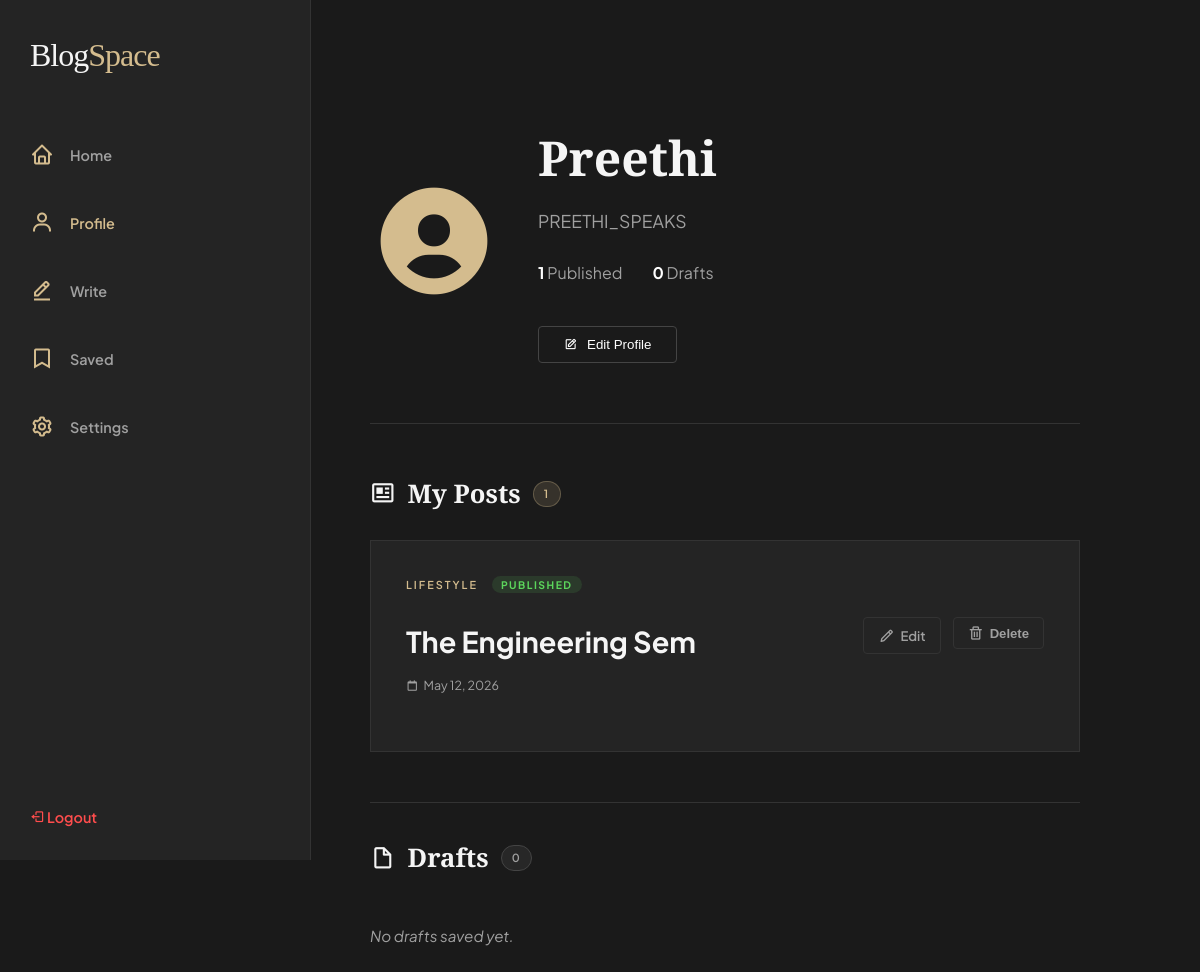
Screenshot of /profile.php (signed in) with the database file from the repository.
### tables this page shows
CREATE TABLE `users` (
  `id` int(11) NOT NULL,
  `username` varchar(100) NOT NULL,
  `email` varchar(100) NOT NULL,
  `password` varchar(255) NOT NULL,
  `display_name` varchar(100) DEFAULT NULL,
  `bio` text DEFAULT NULL,
  `created_at` timestamp NOT NULL DEFAULT current_timestamp(),
  `theme` varchar(30) DEFAULT 'default',
  `profile_pic` varchar(255) DEFAULT 'default.png'
);

CREATE TABLE `posts` (
  `id` int(11) NOT NULL,
  `title` varchar(255) NOT NULL,
  `content` text NOT NULL,
  `user_id` int(11) NOT NULL,
  `created_at` timestamp NOT NULL DEFAULT current_timestamp(),
  `topic` varchar(100) DEFAULT 'General',
  `status` varchar(20) DEFAULT 'draft',
  `updated_at` timestamp NOT NULL DEFAULT current_timestamp() ON UPDATE current_timestamp(),
  `post_type` varchar(20) DEFAULT 'text',
  `media_url` text DEFAULT NULL,
  `content_extra` text DEFAULT NULL
);

### profile.php (the view, shortened to what this page needs)
<?php
require_once 'db.php';
$user_id = $_SESSION['user_id'];
$u = mysqli_prepare($conn, "SELECT * FROM users WHERE id = ?");
mysqli_stmt_bind_param($u, "i", $user_id);
mysqli_stmt_execute($u);
$user = mysqli_fetch_assoc(mysqli_stmt_get_result($u));
$p = mysqli_prepare($conn,
    "SELECT * FROM posts WHERE user_id = ? ORDER BY created_at DESC"
);
mysqli_stmt_bind_param($p, "i", $user_id);
mysqli_stmt_execute($p);
$result = mysqli_stmt_get_result($p);
$published_posts = [];
$draft_posts     = [];
while ($row = mysqli_fetch_assoc($result)) {
    if (($row['status'] ?? 'draft') === 'published') {
        $published_posts[] = $row;
    } else {
        $draft_posts[] = $row;
    }
}
$post_count  = count($published_posts);
$draft_count = count($draft_posts);
$allowed_themes = ['default', 'dark', 'light', 'sepia', 'ocean'];
$user_theme     = in_array($_SESSION['theme'] ?? '', $allowed_themes)
                    ? $_SESSION['theme'] : 'default';
?>
<!DOCTYPE html>
<html lang="en">
<head>
    <link href="https://unpkg.com/boxicons@2.1.4/css/boxicons.min.css" rel="stylesheet">
    <link rel="stylesheet" href="style.css">
    <link rel="stylesheet" href="themes/<?php echo htmlspecialchars($user_theme); ?>.css" id="theme-style">
</head>
<body class="dashboard-body">
    <aside class="sidebar">
        <div>
            <a href="index.php" class="logo">Blog<span>Space</span></a>
            <nav class="side-nav">
                <a href="dashboard.php"><i class='bx bx-home'></i> Home</a>
                <a href="profile.php" class="active"><i class='bx bx-user'></i> Profile</a>
                <a href="write.php"><i class='bx bx-edit-alt'></i> Write</a>
                <a href="drafts.php"><i class='bx bx-bookmark'></i> Saved</a>
                <a href="settings.php"><i class='bx bx-cog'></i> Settings</a>
            </nav>
        </div>
        <div class="sidebar-bottom">
            <a href="logout.php" class="logout-link">
                <i class='bx bx-log-out'></i> Logout
            </a>
        </div>
    </aside>
    <main class="feed-container">
        <div class="profile-header">
            <div class="profile-main">
                <div class="profile-avatar">
                    <i class='bx bxs-user-circle'></i>
                </div>
                <div class="profile-info">
                    <h1><?php echo htmlspecialchars($user['username']); ?></h1>
                    <p class="handle">
                        <?php echo htmlspecialchars(
                            !empty($user['bio']) ? $user['bio'] : 'No bio yet. Click Edit Profile to add one.'
                        ); ?>
                    </p>
                    <div class="stats-row">
                        <span><strong><?php echo $post_count; ?></strong> Published</span>
                        <span><strong><?php echo $draft_count; ?></strong> Drafts</span>
                    </div>
                    <button class="btn-outline" onclick="openModal()" style="margin-top:10px;">
                        <i class='bx bx-edit' style="vertical-align:middle; margin-right:6px;"></i>
                        Edit Profile
                    </button>
                </div>
            </div>
        </div>
        <h2 class="section-heading">
            <i class='bx bx-news'></i>
            My Posts
            <span class="count-badge"><?php echo $post_count; ?></span>
        </h2>
        <?php if (empty($published_posts)): ?>
            <div class="empty-posts-cta">
                <i class='bx bx-pencil'></i>
                <h3>Your story hasn't started yet.</h3>
                <p>Every great writer published a first post.<br>Yours is one click away.</p>
                <a href="write.php">Write Your First Post →</a>
            </div>
        <?php else: ?>
            <?php foreach ($published_posts as $post): ?>
                <div class="profile-card">
                    <div class="card-header-flex">
                        <div>
                            <div class="card-topic">
                                <?php echo htmlspecialchars($post['topic'] ?? 'General'); ?>
                                <span class="status-pill pill-published">Published</span>
                            </div>
                            <h2><?php echo htmlspecialchars($post['title']); ?></h2>
                            <div class="card-date">
                                <i class='bx bx-calendar-alt'></i>
                                <?php echo date('M j, Y', strtotime($post['created_at'])); ?>
                            </div>
                        </div>
                        <div class="card-actions">
                            <a href="edit_post.php?id=<?php echo (int)$post['id']; ?>"
                               class="action-btn edit-btn">
                                <i class='bx bx-pencil'></i> Edit
                            </a>
                            <form method="POST" action="profile.php"
                                  onsubmit="return confirm('Delete this post permanently?');"
                                  style="margin:0;">
                                <button type="submit" name="delete_post"
                                        class="action-btn delete-btn">
                                    <i class='bx bx-trash'></i> Delete
                                </button>
                            </form>
                        </div>
                    </div>
                </div>
            <?php endforeach; ?>
        <?php endif; ?>
        <hr class="section-divider">
        <h2 class="section-heading">
            <i class='bx bx-file-blank'></i>
            Drafts
            <span class="count-badge draft"><?php echo $draft_count; ?></span>
        </h2>
        <?php if (empty($draft_posts)): ?>
            <p class="empty-state-plain">No drafts saved yet.</p>
        <?php endif; ?>
    </main>
</body>
</html>

### style.css (style rules this page uses)
:root { --bg: #1a1a1a; --surface: #242424; --accent: #d4bc8e; --text-primary: #f5f5f5; --text-muted: #a0a0a0; --error: #ff4d4d; }
body { margin: 0; font-family: 'Plus Jakarta Sans', sans-serif; background-color: var(--bg); color: var(--text-primary); line-height: 1.6; }
.logo { font-family: 'Playfair Display', serif; font-size: 2rem; color: var(--text-primary); text-decoration: none; letter-spacing: -1px; }
.logo span { color: var(--accent); }
.dashboard-body { display: flex; background-color: var(--bg); }
.sidebar { width: 250px; height: 100vh; background: var(--surface); border-right: 1px solid #333; display: flex; flex-direction: column; justify-content: space-between; padding: 30px; position: fixed; }
.side-nav { display: flex; flex-direction:column; gap: 20px; margin-top:50px; }
.side-nav a { text-decoration: none; color: var(--text-muted); font-size: 0.9rem; font-weight: 600; transition: 0.3s; }
.side-nav a:hover, .side-nav a.active { color: var(--accent); }
.feed-container { margin-left: 250px; padding: 60px 10%; width: 100%; }
.logout-link { color: var(--error); text-decoration: none; font-size: 0.9rem; font-weight: 600; }
.side-nav a { display: flex; align-items: center; gap: 15px; padding: 12px 0; transition: 0.3s ease; }
.side-nav i { font-size: 1.5rem; color: var(--accent); min-width: 25px; }
.profile-header { padding: 60px 0; border-bottom: 1px solid #333; margin-bottom: 50px; }
.profile-main { display: flex; gap: 40px; align-items: center; }
.profile-avatar i { font-size: 8rem; color: var(--accent); }
.profile-info h1 { font-family: 'Playfair Display', serif; font-size: 3rem; margin: 0; }
.handle { color: var(--text-muted); margin: 10px 0 25px 0; font-size: 1.1rem; }
.stats-row { display: flex; gap: 30px; margin-bottom: 30px; }
.stats-row span { font-size: 1rem; color: var(--text-muted); }
.stats-row strong { color: white; }
.card-actions { display: flex; gap: 15px; }
.card-actions button { background: transparent; border: none; color: var(--text-muted); font-size: 1.2rem; cursor: pointer; transition: 0.3s; }
.btn-outline { background: transparent; border: 1px solid #444; color: white; padding: 10px 25px; border-radius: 4px; cursor: pointer; }
.card-header-flex { display: flex; justify-content: space-between; align-items: center; margin-bottom: 20px; }
.profile-card { padding: 35px; margin-top: 25px; border: 1px solid #333; background: var(--surface); transition: 0.3s ease; }
.card-actions { display: flex; gap: 12px; }
.card-actions i { font-size: 1.2rem; color: var(--text-muted); transition: 0.2s; }
.profile-card h2 { font-size: 1.8rem; margin-bottom: 12px; }

### themes/default.css (style rules this page uses)
:root { --accent: #d4bc8e; --bg-main: #111111; --text-main: #ffffff; }

### profile.php (style rules this page uses)
.section-divider { border: none; border-top: 1px solid #333; margin: 50px 0 35px; }
.section-heading { font-family: 'Playfair Display', serif; font-size: 1.6rem; margin: 0 0 25px; display: flex; align-items: center; gap: 12px; }
.count-badge { font-family: 'Plus Jakarta Sans', sans-serif; font-size: 0.7rem; font-weight: 600; letter-spacing: 1.5px; text-transform: uppercase; padding: 3px 10px; border-radius: 20px; background: rgba(212, 188, 142, 0.15); color: var(--accent); border: 1px solid rgba(212, 188, 142, 0.3); }
.count-badge.draft { background: rgba(160, 160, 160, 0.1); color: var(--text-muted); border-color: #444; }
.status-pill { font-size: 0.65rem; text-transform: uppercase; letter-spacing: 1.5px; font-weight: 700; padding: 2px 9px; border-radius: 20px; margin-left: 10px; vertical-align: middle; }
.pill-published { background: rgba(92, 214, 92, 0.12); color: #5cd65c; }
.card-topic { font-size: 0.68rem; text-transform: uppercase; letter-spacing: 2px; color: var(--accent); font-weight: 600; margin-bottom: 10px; }
.card-date { font-size: 0.78rem; color: var(--text-muted); margin-top: 10px; display: flex; align-items: center; gap: 5px; }
.empty-state-plain { color: var(--text-muted); font-style: italic; padding: 20px 0 10px; font-size: 0.95rem; }
.card-actions .action-btn { background: transparent; border: 1px solid #333; color: var(--text-muted); font-size: 0.82rem; font-weight: 600; padding: 7px 14px; border-radius: 4px; cursor: pointer; display: flex; align-items: center; gap: 6px; transition: 0.2s; text-decoration: none; }
.card-actions .action-btn i { font-size: 1rem; }

### rows the page displays
users: username "Preethi", bio "PREETHI_SPEAKS"
posts: topic "LIFESTYLE", title "The Engineering Sem", created_at "May 12, 2026"

### other values shown
$post_count "1"
$draft_count "0"
